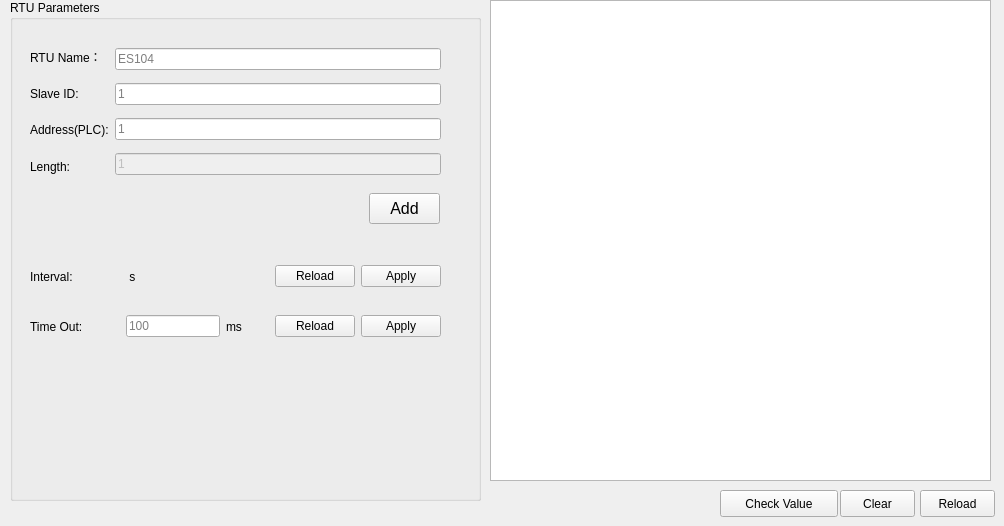
    <widget class="QWidget" name="tab_15">
     <attribute name="title">
      <string> RTU</string>
     </attribute>
     <widget class="QPushButton" name="sensorClearPushButton">
      <property name="geometry">
       <rect>
        <x>840</x>
        <y>490</y>
        <width>75</width>
        <height>27</height>
       </rect>
      </property>
      <property name="text">
       <string>Clear</string>
      </property>
     </widget>
     <widget class="QTableView" name="sensorTableView">
      <property name="geometry">
       <rect>
        <x>490</x>
        <y>0</y>
        <width>501</width>
        <height>481</height>
       </rect>
      </property>
     </widget>
     <widget class="QPushButton" name="sensorUpdatePushButton">
      <property name="geometry">
       <rect>
        <x>920</x>
        <y>490</y>
        <width>75</width>
        <height>27</height>
       </rect>
      </property>
      <property name="text">
       <string>Reload</string>
      </property>
     </widget>
     <widget class="QGroupBox" name="RTUSensor">
      <property name="geometry">
       <rect>
        <x>10</x>
        <y>0</y>
        <width>471</width>
        <height>501</height>
       </rect>
      </property>
      <property name="title">
       <string>RTU Parameters</string>
      </property>
      <widget class="QWidget" name="layoutWidget">
       <property name="geometry">
        <rect>
         <x>20</x>
         <y>41</y>
         <width>411</width>
         <height>141</height>
        </rect>
       </property>
       <layout class="QHBoxLayout" name="horizontalLayout_4">
        <item>
         <layout class="QVBoxLayout" name="verticalLayout">
          <item>
           <widget class="QLabel" name="label__">
            <property name="text">
             <string>RTU Name：</string>
            </property>
           </widget>
          </item>
          <item>
           <widget class="QLabel" name="label_2">
            <property name="text">
             <string>Slave ID:</string>
            </property>
           </widget>
          </item>
          <item>
           <widget class="QLabel" name="label_191">
            <property name="text">
             <string>Address(PLC):</string>
            </property>
           </widget>
          </item>
          <item>
           <widget class="QLabel" name="label_195">
            <property name="text">
             <string>Length:</string>
            </property>
           </widget>
          </item>
         </layout>
        </item>
        <item>
         <layout class="QVBoxLayout" name="verticalLayout_2">
          <item>
           <widget class="QLineEdit" name="sensorTypeLineEdit">
            <property name="placeholderText">
             <string>ES104</string>
            </property>
           </widget>
          </item>
          <item>
           <widget class="QLineEdit" name="sensorSlaveId">
            <property name="placeholderText">
             <string>1</string>
            </property>
           </widget>
          </item>
          <item>
           <widget class="QLineEdit" name="sensorPLCAddress">
            <property name="placeholderText">
             <string>1</string>
            </property>
           </widget>
          </item>
          <item>
           <widget class="QLineEdit" name="sensorLength">
            <property name="enabled">
             <bool>false</bool>
            </property>
            <property name="text">
             <string>1</string>
            </property>
            <property name="placeholderText">
             <string>1</string>
            </property>
           </widget>
          </item>
         </layout>
        </item>
       </layout>
      </widget>
      <widget class="QPushButton" name="sensorAddPushButton">
       <property name="geometry">
        <rect>
         <x>359</x>
         <y>193</y>
         <width>71</width>
         <height>31</height>
        </rect>
       </property>
       <property name="sizePolicy">
        <sizepolicy hsizetype="Fixed" vsizetype="Fixed">
         <horstretch>0</horstretch>
         <verstretch>0</verstretch>
        </sizepolicy>
       </property>
       <property name="font">
        <font>
         <pointsize>12</pointsize>
        </font>
       </property>
       <property name="text">
        <string>Add</string>
       </property>
      </widget>
      <widget class="QWidget" name="layoutWidget">
       <property name="geometry">
        <rect>
         <x>20</x>
         <y>260</y>
         <width>411</width>
         <height>33</height>
        </rect>
       </property>
       <layout class="QHBoxLayout" name="horizontalLayout_6">
        <item>
         <widget class="QLabel" name="label_96">
          <property name="sizePolicy">
           <sizepolicy hsizetype="Fixed" vsizetype="Preferred">
            <horstretch>0</horstretch>
            <verstretch>0</verstretch>
           </sizepolicy>
          </property>
          <property name="minimumSize">
           <size>
            <width>90</width>
            <height>0</height>
           </size>
          </property>
          <property name="maximumSize">
           <size>
            <width>90</width>
            <height>16777215</height>
           </size>
          </property>
          <property name="text">
           <string>Interval:</string>
          </property>
         </widget>
        </item>
        <item>
         <widget class="QLabel" name="label_95">
          <property name="text">
           <string> s</string>
          </property>
         </widget>
        </item>
        <item>
         <spacer name="horizontalSpacer_24">
          <property name="orientation">
           <enum>Qt::Horizontal</enum>
          </property>
          <property name="sizeHint" stdset="0">
           <size>
            <width>40</width>
            <height>20</height>
           </size>
          </property>
         </spacer>
        </item>
        <item>
         <widget class="QPushButton" name="intervalRead">
          <property name="text">
           <string>Reload</string>
          </property>
         </widget>
        </item>
        <item>
         <widget class="QPushButton" name="idWrite_2">
          <property name="text">
           <string>Apply</string>
          </property>
         </widget>
        </item>
       </layout>
      </widget>
      <widget class="QWidget" name="layoutWidget_3">
       <property name="geometry">
        <rect>
         <x>20</x>
         <y>310</y>
         <width>411</width>
         <height>33</height>
        </rect>
       </property>
       <layout class="QHBoxLayout" name="horizontalLayout_14">
        <item>
         <widget class="QLabel" name="label_101">
          <property name="sizePolicy">
           <sizepolicy hsizetype="Fixed" vsizetype="Preferred">
            <horstretch>0</horstretch>
            <verstretch>0</verstretch>
           </sizepolicy>
          </property>
          <property name="minimumSize">
           <size>
            <width>90</width>
            <height>0</height>
           </size>
          </property>
          <property name="maximumSize">
           <size>
            <width>90</width>
            <height>16777215</height>
           </size>
          </property>
          <property name="text">
           <string>Time Out:</string>
          </property>
         </widget>
        </item>
        <item>
         <widget class="QLineEdit" name="rtuTimeOutLineEdit">
          <property name="sizePolicy">
           <sizepolicy hsizetype="Preferred" vsizetype="Fixed">
            <horstretch>0</horstretch>
            <verstretch>0</verstretch>
           </sizepolicy>
          </property>
          <property name="text">
           <string/>
          </property>
          <property name="placeholderText">
           <string>100</string>
          </property>
         </widget>
        </item>
        <item>
         <widget class="QLabel" name="label_103">
          <property name="text">
           <string>ms</string>
          </property>
         </widget>
        </item>
        <item>
         <spacer name="horizontalSpacer_28">
          <property name="orientation">
           <enum>Qt::Horizontal</enum>
          </property>
          <property name="sizeHint" stdset="0">
           <size>
            <width>40</width>
            <height>20</height>
           </size>
          </property>
         </spacer>
        </item>
        <item>
         <widget class="QPushButton" name="rtuTimeOutRead">
          <property name="text">
           <string>Reload</string>
          </property>
         </widget>
        </item>
        <item>
         <widget class="QPushButton" name="rtuTimeOutWrite">
          <property name="text">
           <string>Apply</string>
          </property>
         </widget>
        </item>
       </layout>
       <zorder>rtuTimeOutRead</zorder>
       <zorder>label_101</zorder>
       <zorder>rtuTimeOutLineEdit</zorder>
       <zorder>label_103</zorder>
       <zorder>rtuTimeOutWrite</zorder>
      </widget>
     </widget>
     <widget class="QPushButton" name="sensorCheckPushButton">
      <property name="geometry">
       <rect>
        <x>720</x>
        <y>490</y>
        <width>118</width>
        <height>27</height>
       </rect>
      </property>
      <property name="text">
       <string>Check Value</string>
      </property>
     </widget>
    </widget>
